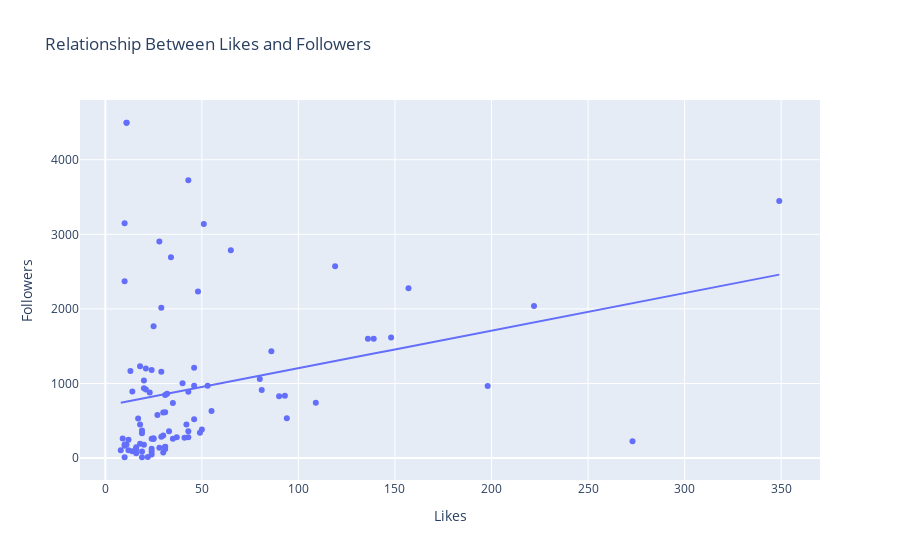

This figure's notebook cell:
### Code cell
## Plotting Scatter-plot for showing Relationship Between Likes and Followers 

figure = px.scatter(data_frame = df, x="Likes",
                    y="Followers", trendline="ols", 
                    title = "Relationship Between Likes and Followers")
figure.show()

### Figure 1 — Plotly figure (JSON) as saved in the notebook; plotly's stock layout.template omitted (floating-point values rounded to 4 significant figures)
{"data": [{"hovertemplate": "Likes=%{x}<br>Followers=%{y}<extra></extra>", "legendgroup": "", "marker": {"color": "#636efa", "symbol": "circle"}, "mode": "markers", "name": "", "orientation": "v", "showlegend": false, "type": "scatter", "x": [139, 23, 25, 49, 30, 18, 35, 86, 22, 18, 31, 48, 80, 94, 28, 53, 29, 46, 30, 34, 198, 19, 20, 11, 10, 46, 25, 148, 43, 37, 90, 19, 14, 30, 273, 13, 93, 24, 18, 136, 24, 8, 41, 81, 16, 31, 24, 51, 43, 20, 25, 157, 24, 65, 349, 17, 10, 21, 11, 16, 10, 27, 16, 19, 29, 31, 19, 40, 21, 50, 10, 35, 119, 11, 55, 12, 28, 43, 31, 14, 33, 43, 9, 29, 32, 46, 12, 20, 24, 31, 42, 10, 222, 109], "xaxis": "x", "y": [1600, 880, 255, 340, 304, 1231, 259, 1433, 13, 450, 149, 2232, 1061, 533, 2904, 971, 285, 520, 75, 2691, 966, 334, 1041, 4496, 166, 1211, 265, 1618, 279, 279, 828, 12, 894, 610, 226, 1168, 835, 124, 193, 1600, 258, 105, 273, 914, 118, 122, 1180, 3139, 3725, 935, 1766, 2277, 87, 2785, 3448, 530, 3147, 918, 4496, 145, 11, 577, 66, 89, 2014, 151, 371, 1003, 1200, 383, 2372, 740, 2573, 181, 631, 246, 140, 888, 845, 91, 361, 361, 262, 1158, 863, 971, 106, 179, 49, 614, 450, 182, 2039, 741], "yaxis": "y"}, {"hovertemplate": "<b>OLS trendline</b><br>Followers = 5.0385 * Likes + 701.369<br>R<sup>2</sup>=0.077307<br><br>Likes=%{x}<br>Followers=%{y} <b>(trend)</b><extra></extra>", "legendgroup": "", "marker": {"color": "#636efa", "symbol": "circle"}, "mode": "lines", "name": "", "showlegend": false, "type": "scatter", "x": [8, 9, 10, 10, 10, 10, 10, 11, 11, 11, 12, 12, 13, 14, 14, 16, 16, 16, 17, 18, 18, 18, 19, 19, 19, 19, 20, 20, 20, 21, 21, 22, 23, 24, 24, 24, 24, 24, 25, 25, 25, 27, 28, 28, 29, 29, 29, 30, 30, 30, 31, 31, 31, 31, 31, 32, 33, 34, 35, 35, 37, 40, 41, 42, 43, 43, 43, 43, 46, 46, 46, 48, 49, 50, 51, 53, 55, 65, 80, 81, 86, 90, 93, 94, 109, 119, 136, 139, 148, 157, 198, 222, 273, 349], "xaxis": "x", "y": [741.7, 746.7, 751.8, 751.8, 751.8, 751.8, 751.8, 756.8, 756.8, 756.8, 761.8, 761.8, 766.9, 771.9, 771.9, 782.0, 782.0, 782.0, 787.0, 792.1, 792.1, 792.1, 797.1, 797.1, 797.1, 797.1, 802.1, 802.1, 802.1, 807.2, 807.2, 812.2, 817.3, 822.3, 822.3, 822.3, 822.3, 822.3, 827.3, 827.3, 827.3, 837.4, 842.4, 842.4, 847.5, 847.5, 847.5, 852.5, 852.5, 852.5, 857.6, 857.6, 857.6, 857.6, 857.6, 862.6, 867.6, 872.7, 877.7, 877.7, 887.8, 902.9, 907.9, 913.0, 918.0, 918.0, 918.0, 918.0, 933.1, 933.1, 933.1, 943.2, 948.3, 953.3, 958.3, 968.4, 978.5, 1029.0, 1104.0, 1109.0, 1135.0, 1155.0, 1170.0, 1175.0, 1251.0, 1301.0, 1387.0, 1402.0, 1447.0, 1492.0, 1699.0, 1820.0, 2077.0, 2460.0], "yaxis": "y"}], "layout": {"legend": {"tracegroupgap": 0}, "title": {"text": "Relationship Between Likes and Followers"}, "xaxis": {"anchor": "y", "domain": [0, 1], "title": {"text": "Likes"}}, "yaxis": {"anchor": "x", "domain": [0, 1], "title": {"text": "Followers"}}}}
